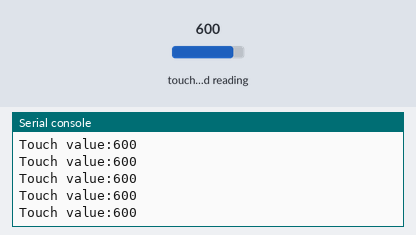
A program run on a simulated ESP32 board running MicroPython. Shown: the last lines printed to the serial console. The test bench sets the inputs (shaded band); at power-on: touch-pad reading 600.

Above: at 1.2 s.
1.3 s: touch-pad reading set to 63
At 1.56 s:
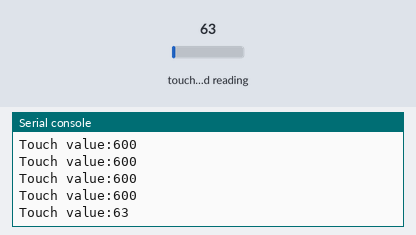
2.8 s: touch-pad reading set to 212
At 2.96 s:
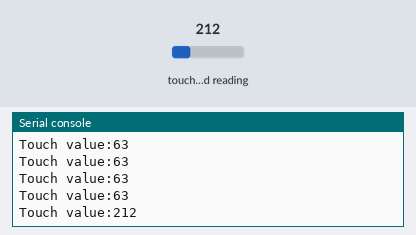
Timing chart, 0 to 5.8 s (numbered marks = the images above; inputs shaded):
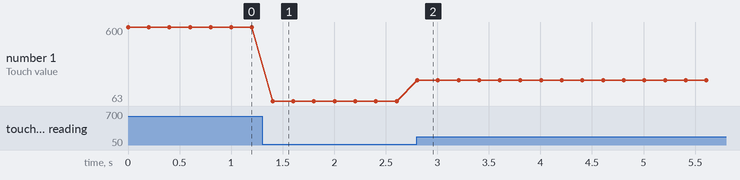

Measured:
- after the input at 1.3 s, the serial console: prints a new line after 0.10 s (image 1)
- after the input at 2.8 s, the serial console: prints a new line at once (image 2)
- plotted number 1: 600 → 63 after the input at 1.3 s, 63 → 212 after the input at 2.8 s

The program:

practice03-00.py
```python
import time
from machine import Pin
from machine import TouchPad

touch_pad = TouchPad(Pin(32))  # PIN32を、タッチパッドとして設定

while True:
    touch_value = touch_pad.read()  # タッチパッドの静電容量の読み込み
    print(f'Touch value:{touch_value}')
    time.sleep_ms(200)
```
